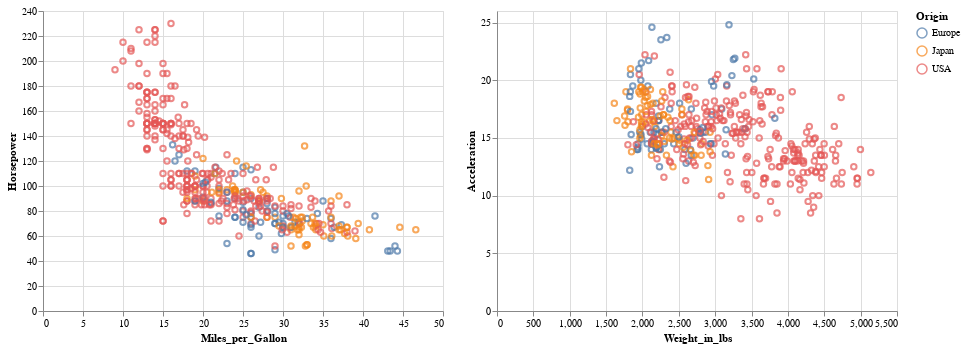

The notebook cell this image was saved under:
### Markdown cell above
#### Create a slide on either of the two plots, slide it around and see what happens

### Code cell
selector = alt.selection_interval(encodings=['x'])

mpg = alt.Chart(cars).mark_point().encode(
    x='Miles_per_Gallon',
    y='Horsepower',
    color=alt.condition(selector, 'Origin:N', alt.value('lightgrey'))
).add_selection(
    selector
)

acceleration = alt.Chart(cars).mark_point().encode(
    x='Weight_in_lbs',
    y='Acceleration',
    color=alt.condition(selector, 'Origin:N', alt.value('lightgrey'))
).add_selection(
    selector
)

mpg | acceleration

### Figure 1 — Vega-Lite specification as saved in the notebook (floating-point values rounded to 4 significant figures; data arrays with more than 128 entries replaced by an {"elided": "..."} marker saying what was removed)
{"config": {"view": {"continuousWidth": 400, "continuousHeight": 300}}, "hconcat": [{"mark": "point", "encoding": {"color": {"condition": {"type": "nominal", "field": "Origin", "selection": "selector012"}, "value": "lightgrey"}, "x": {"type": "quantitative", "field": "Miles_per_Gallon"}, "y": {"type": "quantitative", "field": "Horsepower"}}, "selection": {"selector012": {"type": "interval", "encodings": ["x"]}}}, {"mark": "point", "encoding": {"color": {"condition": {"type": "nominal", "field": "Origin", "selection": "selector012"}, "value": "lightgrey"}, "x": {"type": "quantitative", "field": "Weight_in_lbs"}, "y": {"type": "quantitative", "field": "Acceleration"}}, "selection": {"selector012": {"type": "interval", "encodings": ["x"]}}}], "data": {"name": "data-f02450ab61490a1363517a0190416235"}, "$schema": "https://vega.github.io/schema/vega-lite/v4.0.2.json", "datasets": {"data-f02450ab61490a1363517a0190416235": {"elided": "406 records"}}}
